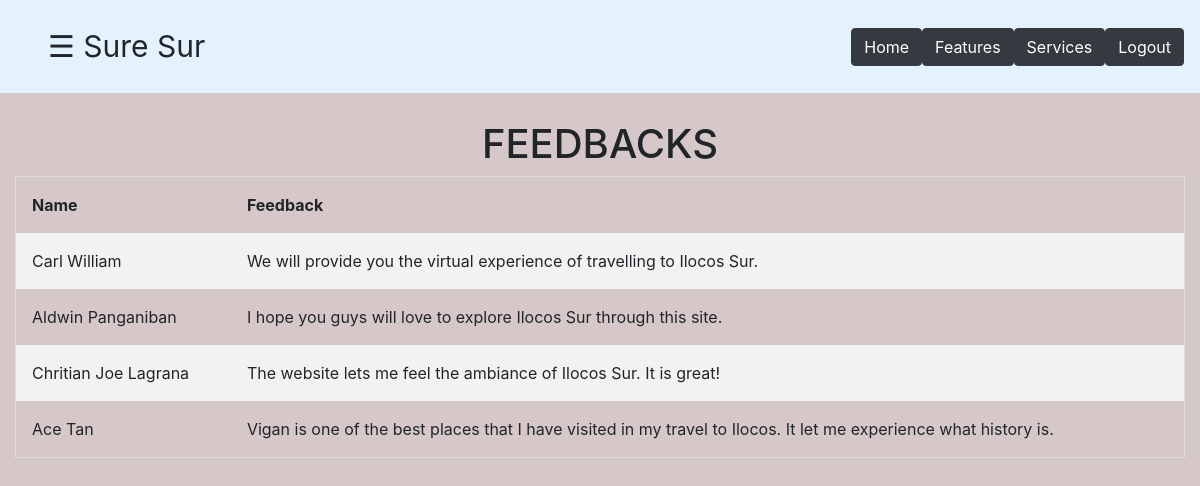
Page /feedback.php on the committed database.
### tables this page shows
CREATE TABLE `feedback` (
  `Name` varchar(50) DEFAULT NULL,
  `Feedback` varchar(999) DEFAULT NULL
);

### feedback.php (the view, shortened to what this page needs)
<!DOCTYPE html>
<html lang="en">
<head>
  <link rel="stylesheet" href="https://maxcdn.bootstrapcdn.com/bootstrap/4.0.0/css/bootstrap.min.css">
  <link rel="stylesheet" href="https://maxcdn.bootstrapcdn.com/bootstrap/4.5.2/css/bootstrap.min.css">
<link rel="stylesheet" type="text/css" href="sidenav.css">
<link rel="stylesheet" type="text/css" href="content1.css">
<link rel="stylesheet" type="text/css" href="footer.css">
<link rel="stylesheet" type="text/css" href="style.css"/>
</head>
<body>
<nav class="navbar navbar-expand-md navbar-light fixed-top" style="background-color: #e3f2fd;">
    <a class="navbar-brand" href="#">
<div id="main">
     <span style="font-size:30px;cursor:pointer" onclick="openNav()">&#9776; Sure Sur</span>
    </div> </a>
   <div class="btn-group">
  <a href="home.html"><button type="button" class="btn btn-dark">Home</button></a>
  <a href="features.html"><button type="button" class="btn btn-dark">Features</button></a>
    <a href="services.html"><button type="button" class="btn btn-dark">Services</button></a>
  <a href="home.html"><button type="button" class="btn btn-dark">Logout</button></a>
      </nav>
<div class="container-fluid" style="margin-top: 10%;">
 <h1 align="center">FEEDBACKS</h1>
  	<table>
			<tr>
				<th>Name</th>
				<th>Feedback</th>
			</tr>
			<?php
				include "myconnection.php";
				$query = "SELECT * FROM feedback";
				$result = mysqli_query($connect, $query);
				iF(mysqli_num_rows($result) > 0){
					while($row = mysqli_fetch_array($result)){
			?>
			<tr>
				<td> <?php echo $row["Name"];?></td>
				<td> <?php echo $row["Feedback"];?></td>
			</tr>
			<?php
					}
				}
				else{
					echo "0 results";
				}
			?>
		</table>
</body>
</html>

### sidenav.css (style rules this page uses)
.sidenav a { padding: 8px 8px 8px 32px; text-decoration: none; font-size: 25px; color: #818181; display: block; transition: 0.3s; }
#main { transition: margin-left .5s; padding: 16px; }

### content1.css (style rules this page uses)
body { background: #9776; }

### style.css (style rules this page uses)
table { border-collapse: collapse; border-spacing: 0; width: 100%; border: 1px solid #ddd; }
th, td { text-align: left; padding: 16px; }
tr:nth-child(even) { background-color: #f2f2f2; }

### rows in the picture
feedback: Name "Carl William", Feedback "We will provide you the virtual experience of travelling to Ilocos Sur."
feedback: Name "Aldwin Panganiban", Feedback "I hope you guys will love to explore Ilocos Sur through this site."
feedback: Name "Chritian Joe Lagrana", Feedback "The website lets me feel the ambiance of Ilocos Sur. It is great!"
feedback: Name "Ace Tan", Feedback "Vigan is one of the best places that I have visited in my travel to Ilocos. It let me experience what history is."
